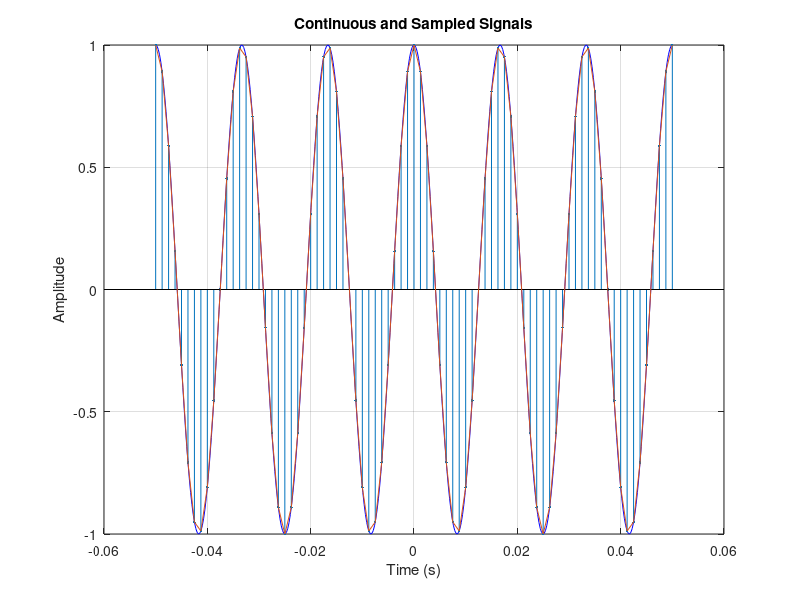

MATLAB code for this plot:
% Parameters
f = 60;                   % Frequency of the cosine signal (Hz)
tmin = -0.05;             % Start time (seconds)
tmax = 0.05;              % End time (seconds)
fs = 800;                 % Sampling frequency (Hz)
Ts = 1/fs;                % Sampling interval (seconds)

% Continuous time vector and signal
t = linspace(tmin, tmax, 400); % High-resolution time vector for original signal
x_c = cos(2 * pi * f * t);     % Continuous cosine signal

% Sampled time vector and signal
nmin = ceil(tmin / Ts);
nmax = floor(tmax / Ts);
n = nmin:nmax;        % Time vector for sampled signal
x_sampled = cos(2 * pi * f * n*Ts);  % Sampled cosine signal

% Plot the continuous and sampled signals
figure;
plot(t, x_c, 'b');                 % Plot continuous signal in blue
hold on;
      
stem(n*Ts, x_sampled, '.');   % Plot sampled signal in red
plot(n*Ts, x_sampled);
title('Continuous and Sampled Signals');
xlabel('Time (s)');
ylabel('Amplitude');

grid on;
hold off;
